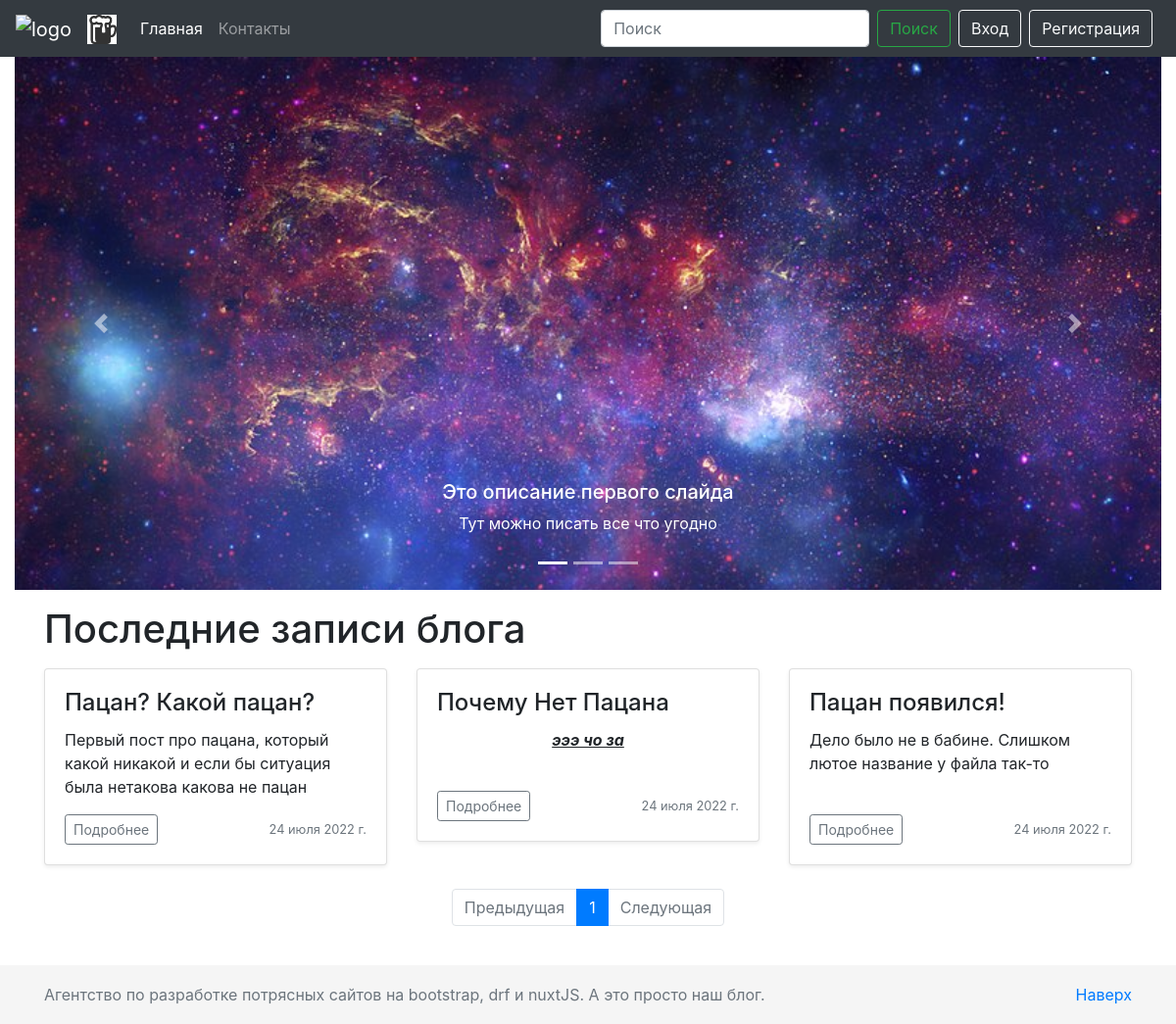
The page / on the database its author committed.
### myb/models.py (models this page shows, shortened)
class Post(models.Model):
    h1 = models.CharField(max_length=200)
    title = models.CharField(max_length=200)
    url = models.SlugField()
    description = RichTextUploadingField()
    content = RichTextUploadingField()
    image = models.ImageField()
    created_at = models.DateField(default=timezone.now)
    author = models.ForeignKey(User, on_delete=models.CASCADE)
    tag = TaggableManager()

### myb/views.py (the view)
# urls.py: path('', MainView.as_view(), name='index'),
class MainView(View):
    def get(self, request, *args, **kwargs):
        posts = Post.objects.all()
        paginator = Paginator(posts, 6)
        page_number = request.GET.get('page')
        page_obj = paginator.get_page(page_number)
        return render(request, 'myb/home.html', context={
            'page_obj': page_obj
        })

### myb/templates/myb/home.html (shortened to what this page needs)
{% extends './base.html' %}
{% load static %}
{% block header %}
    {% include './block/slider.html' %}
{% endblock %}
{% block content %}
    <div class="container">
      <h1 class="my-3">Последние записи блога</h1>
      <div class="row">
       {% for post in page_obj %}
<div class="col-md-4">
  <div class="card mb-4 shadow-sm">
    <div class="card-body">
      <h4 class="card-title">{{ post.h1 }}</h4>
      {{ post.description|safe|truncatechars:100 }}<br>
      <div class="d-flex justify-content-between align-items-center">
        <div class="btn-group">
          <a href="{% url 'post_detail' post.url %}" class="btn btn-sm btn-outline-secondary">Подробнее</a>
        </div>
        <small class="text-muted">{{ post.created_at }}</small>
      </div>
    </div>
  </div>
</div>
{% endfor %}
      </div>
    </div>
{% endblock %}
{% block pagination %}
    <nav aria-label="Paginate me">
      <ul class="pagination justify-content-center">
        {% if page_obj.has_previous %}
          <a class="page-link" href="?page={{ page_obj.previous_page_number }}" tabindex="-1">Предыдущая</a>
        {% else %}
        <li class="page-item disabled">
          <a class="page-link disabled" href="#" tabindex="-1">Предыдущая</a>
        </li>
        {% endif %}
        {% for i in page_obj.paginator.page_range %}
        {% if i == page_obj.number %}
          <li class="page-item active"><a class="page-link" href="?page={{ i }}">{{ i }}</a></li>
        {% else %}
          <li class="page-item"><a class="page-link" href="?page={{ i }}">{{ i }}</a></li>
        {% endif %}
        {% endfor %}
        {% if page_obj.has_next %}
          <a class="page-link" href="?page={{ page_obj.next_page_number }}">Следующая</a>
        {% else %}
          <li class="page-item disabled">
            <a class="page-link" href="#">Следующая</a>
          </li>
        {% endif %}
      </ul>
    </nav>
    <br>
{% endblock %}

### myb/templates/myb/base.html (shortened to what this page needs)
{% load static %}
<!doctype html>
<html lang="en">
  <head>
    <link rel="stylesheet" href="https://cdn.jsdelivr.net/npm/bootstrap@4.5.3/dist/css/bootstrap.min.css"
>
    <link rel="stylesheet" href="{% static '/css/style.css' %}">
  </head>
  <body>
    {% include './block/navbar.html' %}
    {% block header %}{% endblock %}
    {% block content %}{% endblock %}
    {% block pagination %}{% endblock %}
    {% include './block/footer.html' %}
  </body>

### myb/templates/myb/block/navbar.html (shortened to what this page needs)
<nav class="navbar navbar-expand-lg navbar-dark bg-dark sticky-top">
  <a href="#" class="navbar-brand">
    <img src="https://upload.wikimedia.org/wikipedia/commons/c/c3/Python-logo-notext.svg" width="30" height="30" alt="logo">
  </a>
  <a href="#" class="navbar-brand">
    <img src="static/img/beer.png" width="30" height="30" alt="logo">
  </a>
  <div class="collapse navbar-collapse" id="navbarSupportedContent">
    <ul class="navbar-nav mr-auto">
      <li class="nav-item active">
        <a href="{% url 'index' %}" class="nav-link">Главная</a>
      </li>
    <li class="nav-item ">
       <a href="{% url 'contact' %}" class="nav-link">Контакты</a>
    </li>
    </ul>
    <form action="{% url 'search_results' %}" method="get" class="form-inline my-2 my-lg-0">
      <input name="q" type="text" class="form-control mr-sm-2" placeholder="Поиск" aria-label="Поиск">
      <button class="btn btn-outline-success my-2 my-sm-0 mr-2" type="submit">Поиск</button>
</form>
    {% if user.is_authenticated %}
    <span class="navbar-text mr-2">{{ user }}</span>
    <a href="{% url 'signout' %}" class="btn btn-outline-light">Выход</a>
    {% else %}
    <a href="{% url 'signin' %}" class="btn btn-outline-light mr-2">Вход</a>
    <a href="{% url 'signup' %}" class="btn btn-outline-light mr-2">Регистрация</a>
    {% endif %}
  </div>
</nav>

### myb/templates/myb/block/slider.html (shortened to what this page needs)
{% load static %}
<div class="container-fluid home-slider">
  <div id="carouselExampleCaptions" class="carousel slide" data-ride="carousel">
    <ol class="carousel-indicators">
      <li data-target="#carouselExampleCaptions" data-slide-to="0" class="active"></li>
      <li data-target="#carouselExampleCaptions" data-slide-to="1"></li>
      <li data-target="#carouselExampleCaptions" data-slide-to="2"></li>
    </ol>
    <div class="carousel-inner">
      <div class="carousel-item active">
        <img src="{% static 'img/first_img.jpg' %}" class="d-block w-100" alt="Первая картинка">
        <div class="carousel-caption d-none d-md-block">
          <h5>Это описание первого слайда</h5>
          <p>Тут можно писать все что угодно</p>
        </div>
      </div>
    </div>
    <a class="carousel-control-prev" href="#carouselExampleCaptions" role="button" data-slide="prev">
      <span class="carousel-control-prev-icon" aria-hidden="true"></span>
    </a>
    <a class="carousel-control-next" href="#carouselExampleCaptions" role="button" data-slide="next">
      <span class="carousel-control-next-icon" aria-hidden="true"></span>
    </a>
  </div>
</div>

### myb/templates/myb/block/footer.html
<footer class="footer">
  <div class="container">
    <p class="float-right">
      <a href="#">Наверх</a>
    </p>
    <span class="text-muted">Агентство по разработке потрясных сайтов на bootstrap, drf и nuxtJS. А это просто наш блог.</span>
  </div>
</footer>

### myb/static/css/style.css (style rules this page uses)
.carousel-item { height: 34rem; }
body { margin-bottom: 60px; }
html { position: relative; min-height: 100%; }
footer { position: absolute; bottom: 0; width: 100%; height: 60px; line-height: 60px; background-color: #f5f5f5; }

### rows shown on the page
Post: h1 "Пацан? Какой пацан?", description "Первый пост про пацана, который какой никакой и если бы ситуация была нетакова какова не пацан", created_at "24 июля 2022 г."
Post: h1 "Почему Нет Пацана", description "эээ чо за", created_at "24 июля 2022 г."
Post: h1 "Пацан появился!", description "Дело было не в бабине. Слишком лютое название у файла так-то", created_at "24 июля 2022 г."

### other values the page prints
{{ i }} "1"
